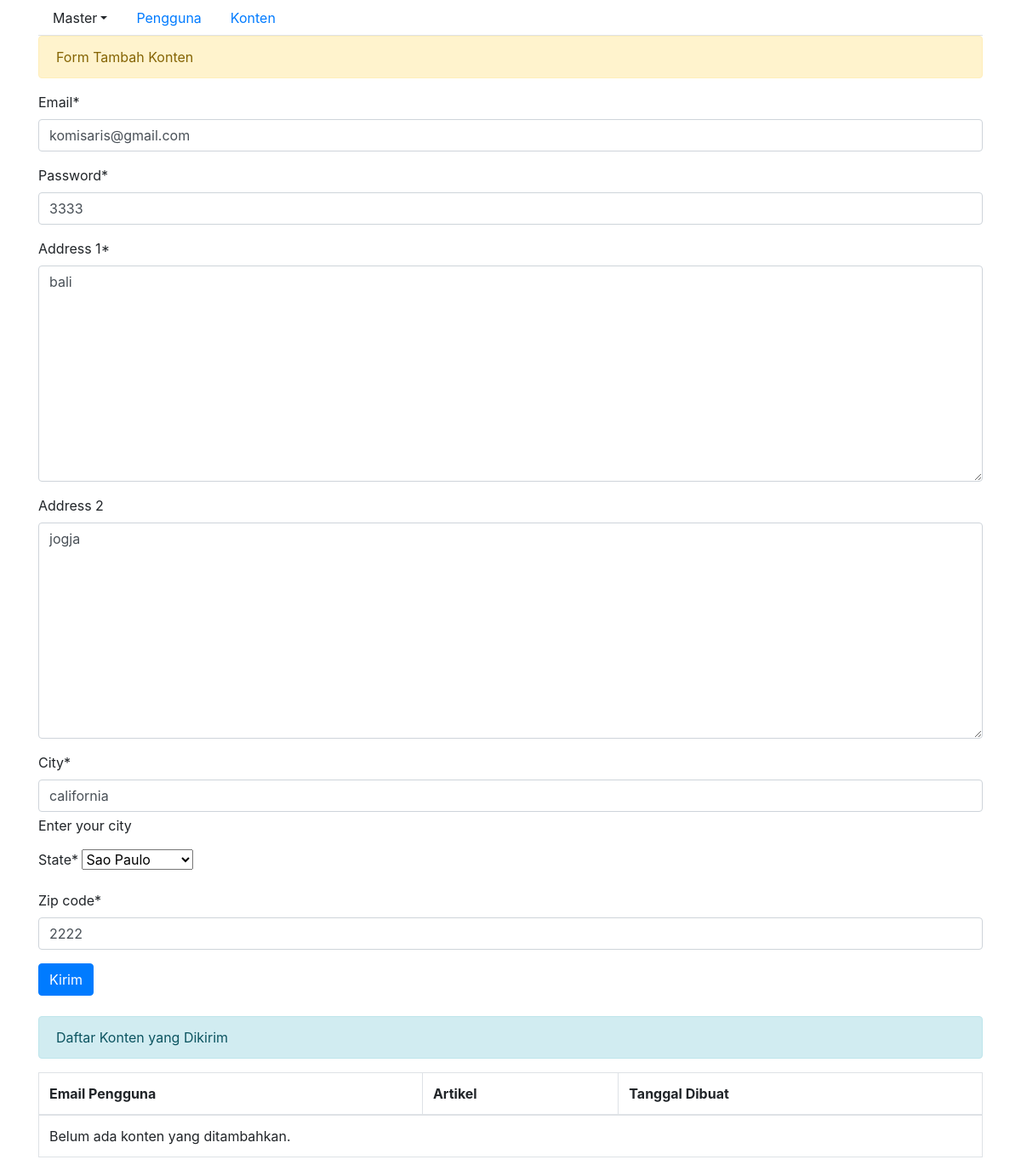
The page /penguna/4/update on the database its author committed.
### data_entry/models.py (models this page shows, shortened)
class Pengguna (models.Model):
    email = models.EmailField(unique=True)
    password = models.CharField(max_length=100)
    address_1 = models.TextField()
    address_2  = models.TextField(null=True, blank = True)
    city = models.CharField(max_length=20, help_text='Enter your city')
    state= models.TextField()
    zip_code= models.CharField(max_length = 7)
    tanggal_join = models.DateField(auto_now = True)

### data_entry/views.py (the view)
# urls.py: path('penguna/<id>/update',views.update_pengguna, name = 'updatedata'),
def update_pengguna(request, id):
    pengguna = get_object_or_404(Pengguna, pk=id)
    if request.method == 'POST':
        form = PenggunaForm(request.POST, instance=pengguna)
        if form.is_valid():
            form.save()
            return redirect('data_entry:set_pengguna')
    else:
        form = PenggunaForm(instance=pengguna)
    return render(request, 'data_entry/content.html', {'form': form, 'pengguna': pengguna})

### data_entry/forms.py (shortened to what this page needs)
class PenggunaForm(forms.ModelForm):  # Harus pakai ModelForm, bukan Form
    state = forms.ChoiceField(choices=STATES)
    class Meta:
        model = Pengguna
        exclude = ['tanggal_join']

### data_entry/templates/data_entry/content.html (shortened to what this page needs)
{% extends 'base.html' %}
{% load crispy_forms_tags %}
{% block content %}
<div class="alert alert-warning" role="alert">
    Form Tambah Konten
</div>
<form method="post">
    {{ form|crispy }}
    <button type="submit" class="btn btn-primary">Kirim</button>
</form>
<div class="alert alert-info mt-4" role="alert">
    Daftar Konten yang Dikirim
</div>
<table class="table table-bordered">
    <thead>
        <tr>
            <th>Email Pengguna</th>
            <th>Artikel</th>
            <th>Tanggal Dibuat</th>
        </tr>
    </thead>
    <tbody>
        {% for konten in daftar_konten %}
        <tr>
            <td>{{ konten.author.email }}</td>
            <td>{{ konten.artikel }}</td>
            <td>{{ konten.created_at|date:"Y-m-d H:i" }}</td>
        </tr>
        {% empty %}
        <tr>
            <td colspan="3">Belum ada konten yang ditambahkan.</td>
        </tr>
        {% endfor %}
    </tbody>
</table>
{% endblock %}

### rows shown on the page
Pengguna: email "komisaris@gmail.com", password "3333", address_1 "bali", address_2 "jogja", city "california", state "Sao Paulo", zip_code "2222"
